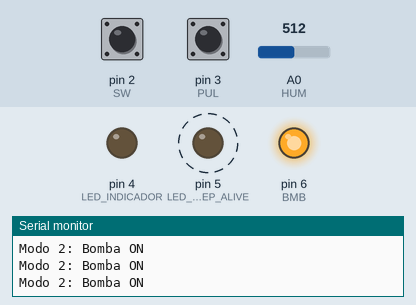
This sketch was run on a simulated Arduino Uno, built with avr-gcc and run on an emulated ATmega328P. Shown: output pins drawn as LEDs (lit = HIGH), the last lines printed to the serial monitor. Dashed ring = blinking. The inputs (shaded band) are chosen by the test bench; at power-on: pin 2 (SW) HIGH, pin 3 (PUL) HIGH, A0 (HUM) = 512.

Above: at 1.2 s.
1.3 s: pin 2 (SW) pulled LOW for 0.15 s
At 1.9 s:
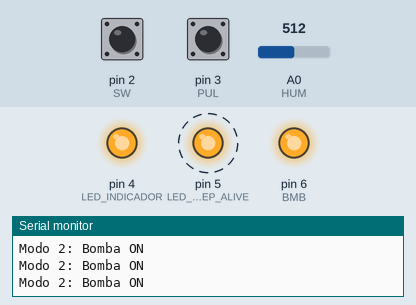
4.3 s: pin 3 (PUL) pulled LOW for 1 s
8.3 s: pin 2 (SW) pulled LOW for 1 s
At 9.0 s:
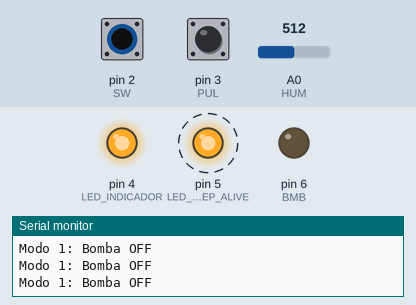
12.3 s: pin 3 (PUL) pulled LOW for 0.15 s
At 13.1 s:
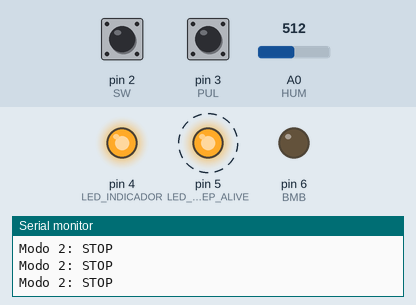
15.4 s: pin 2 (SW) driven LOW and pin 3 (PUL) driven LOW
At 16.2 s:
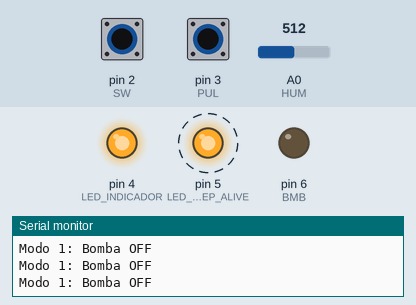
18.4 s: A0 (HUM) set to 417
21.4 s: A0 (HUM) set to 391
At 22.7 s:
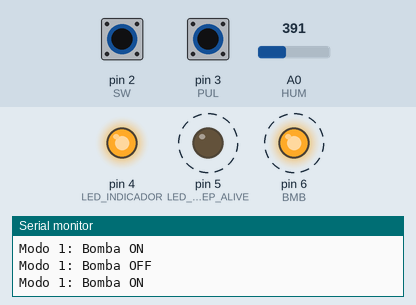
Timing chart, 0 to 25.4 s (numbered marks = the images above; inputs shaded):
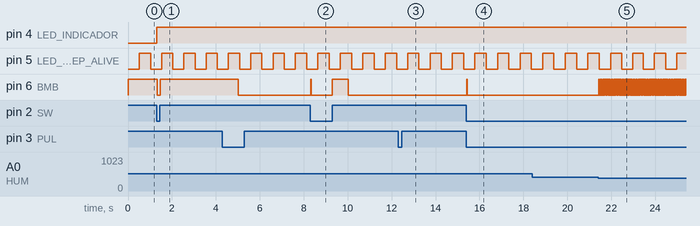

The sketch:

TresMaquinas_DosModos_Edit.ino
```cpp
#include "TimerOne.h"

#define INIT 0
#define M1_BMB_ON 1
#define M1_BMB_OFF 2
#define M2_BMB_ON 3
#define M2_BMB_OFF 4
#define STOP 5
#define MODO_1 6
#define MODO_2 7
#define M2_STOP 8

#define LED_INDICADOR 4
#define LED_KEEP_ALIVE 5
#define BMB 6
#define SW 2
#define HUM A0
#define PUL 3

int actualState = INIT;
int switchState = STOP;
bool ledState = false;
bool pulState = false;
int prevPulState;
bool flag;

int tiempo_activo = (47 + 10) / 10;
int tiempo_inactivo = (23 + 10) / 10;
int previousMillis = 0;
int intervalo = 500;
int mSeconds = 0;
int seconds = 0;

int lectura_sw;
int lectura_hum;
int lectura_pul;
float tension;

void setup()
{
  Serial.begin(9600);
  Timer1.initialize(1000);
  Timer1.attachInterrupt(ISR_Timer);

  pinMode(LED_INDICADOR, OUTPUT);
  pinMode(LED_KEEP_ALIVE, OUTPUT);
  pinMode(BMB, OUTPUT);

  pinMode(HUM, INPUT);
  pinMode(SW, INPUT_PULLUP);
  pinMode(PUL, INPUT_PULLUP);

  mSeconds = 0;
  seconds = 0;
  pulState = false;
}

void loop()
{
  int currentMillis = millis();

  lectura_pul = digitalRead(PUL);
  lectura_sw = digitalRead(SW);
  lectura_hum = analogRead(HUM);
  tension = lectura_hum * 5 / 1023;

  if (lectura_pul == LOW)
  {
    prevPulState = 1;
    pulState = !pulState;
  }
  if (lectura_pul == HIGH)
  {
    prevPulState = 0;
  }

  //Serial.print("prevPulState: ");
  //Serial.println(prevPulState);

  SwitchEstados();

  if (actualState != INIT)
  {
    if (currentMillis - previousMillis >= intervalo)
    {
      previousMillis = currentMillis;
      ledState = !ledState;
      digitalWrite(LED_KEEP_ALIVE, ledState);
    }
  }
}

void ISR_Timer ()
{
  mSeconds++;
  if (mSeconds >= 1000)
  {
    mSeconds = 0;
    seconds++;
  }
}

void Modo1 ()
{
  digitalWrite(LED_INDICADOR, HIGH);

  switch (actualState)
  {
    case INIT:
      Serial.println("INIT 1");
      digitalWrite(BMB, HIGH);
      actualState = M1_BMB_ON;
      break;

    case M1_BMB_ON:
      Serial.println("Modo 1: Bomba ON");
      if (tension > 2, 5)
      {
        digitalWrite(BMB, LOW);
        actualState = M1_BMB_OFF;
      }
      break;

    case M1_BMB_OFF:
      Serial.println("Modo 1: Bomba OFF");
      if (tension < 2)
      {
        digitalWrite(BMB, HIGH);
        actualState = M1_BMB_ON;
      }
      break;
  }
}

void Modo2 ()
{
  switch (actualState)
  {
    case INIT:
      Serial.println("INIT 2");
      digitalWrite(BMB, HIGH);
      actualState = M2_BMB_ON;
      break;

    case M2_BMB_ON:
      Serial.println("Modo 2: Bomba ON");
      if (pulState == true && prevPulState == 0)
      {
        actualState = M2_STOP;
        digitalWrite(BMB, LOW);
        pulState = false;
      }
      if (seconds >= tiempo_activo)
      {
        digitalWrite(BMB, LOW);
        mSeconds = 0;
        seconds = 0;
        actualState = M2_BMB_OFF;
      }
      break;

    case M2_BMB_OFF:
      Serial.println("Modo 2: Bomba OFF");
      if (pulState == true && prevPulState == 0)
      {
        actualState = M2_STOP;
        digitalWrite(BMB, LOW);
        pulState = false;
      }
      if (seconds >= tiempo_inactivo)
      {
        digitalWrite(BMB, HIGH);
        mSeconds = 0;
        seconds = 0;
        actualState = M2_BMB_ON;
      }
      break;

    case M2_STOP:
      Serial.println("Modo 2: STOP");
      if (pulState == true && prevPulState == 0)
      {
        digitalWrite(BMB, HIGH);
        pulState = false;
        actualState = M2_BMB_ON;
      }
      break;
  }
}

void SwitchEstados ()
{
  switch (switchState)
  {
    case STOP:
      if (lectura_sw == 0)
      {
        switchState = MODO_1;
        actualState = INIT;
        Modo1();
      }
      else if (lectura_sw == 1)
      {
        switchState = MODO_2;
        actualState = INIT;
        Modo2();
      }
      break;

    case MODO_1:
      if (lectura_sw == 1)
      {
        switchState = MODO_2;
        actualState = INIT;
        Modo2();
      }
      Modo1();
      break;

    case MODO_2:
      if (lectura_sw == 0)
      {
        switchState = MODO_1;
        actualState = INIT;
        Modo1();
      }
      Modo2();
      break;
  }
}
```

Measured:
- the behaviour switches between 410 and 409 on A0 (HUM) (found by bisection; images 4 and 5)
- after the input at 1.3 s, pin 4 (LED_INDICADOR): LOW → HIGH at once; pin 6 (BMB): HIGH → LOW at once, → HIGH 0.13 s later
- after the input at 8.3 s, pin 6 (BMB): LOW → HIGH at once, → LOW 0.02 s later, → HIGH 0.98 s later, → LOW 0.71 s later
- after the input at 12.3 s, pin 6 (BMB): stays LOW (without the input it goes to HIGH after 0.72 s)
- after the input at 15.4 s, pin 6 (BMB): LOW → HIGH at once, → LOW 0.02 s later
- after the input at 21.4 s, pin 6 (BMB): alternates HIGH for 0.02 s and LOW for 0.02 s, starting at once
- by itself, pin 5 (LED_KEEP_ALIVE): alternates HIGH for 0.50 s and LOW for 0.50 s
